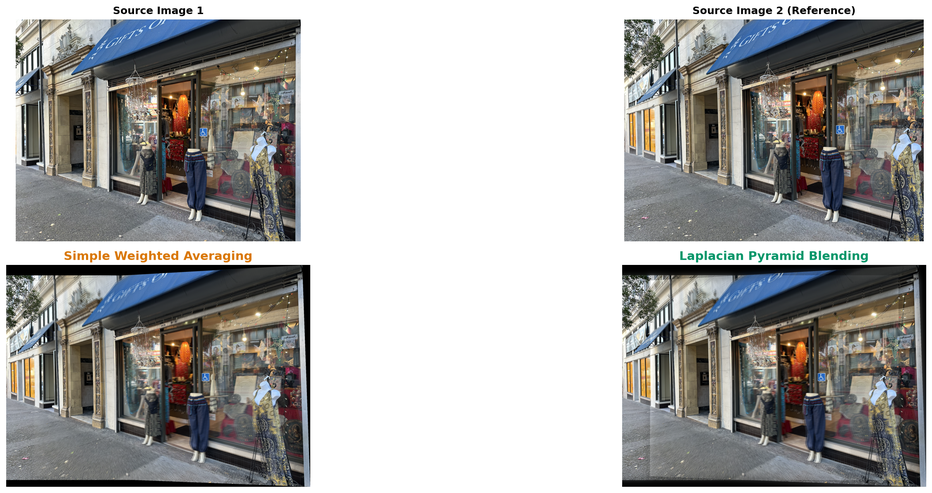
#> input picture proj3/clothes_comparison.png, 932 x 493 px, shrunk from 2253 x 1191 before the run, given in place of doe1.png, which was not available
$ python descriptor.py
#> lines starting #> are read from the running program, lines starting #| are printed output that depends on the picture; pictures that were not available may be replaced by others from this repository, and a replacement may not be noted
### proj3/harris.py
import numpy as np
import matplotlib.pyplot as plt
from skimage.feature import corner_harris, peak_local_max
from skimage import io, color
from scipy.spatial.distance import cdist
import os

def get_harris_corners(im, edge_discard=20):
    """
    Detect Harris corners in a grayscale image.

    """
    assert edge_discard >= 20, "edge_discard must be at least 20"

    h = corner_harris(im, method='eps', sigma=1)

    coords = peak_local_max(h, min_distance=1)

    edge = edge_discard
    mask = (coords[:, 0] > edge) & \
           (coords[:, 0] < im.shape[0] - edge) & \
           (coords[:, 1] > edge) & \
           (coords[:, 1] < im.shape[1] - edge)
    coords = coords[mask].T

    return h, coords


def adaptive_non_maximal_suppression(corners, harris_response, num_corners=500):
    """
    Perform Adaptive Non-Maximal Suppression (ANMS) on detected corners.
    """
    n = corners.shape[1]

    if n <= num_corners:
        return corners

    strengths = harris_response[corners[0, :], corners[1, :]]

    radii = np.full(n, np.inf)

    for i in range(n):
        stronger_mask = strengths > strengths[i]

        if np.any(stronger_mask):
            stronger_coords = corners[:, stronger_mask].T
            current_coord = corners[:, i].reshape(1, -1)

            distances = cdist(current_coord, stronger_coords, metric='euclidean')
            radii[i] = np.min(distances)

    sorted_indices = np.argsort(-radii)
    selected_indices = sorted_indices[:num_corners]

    return corners[:, selected_indices]


# [76 lines left out: functions visualize_corners, compare_harris_anms, not called in this run]

# [27 lines that do not run on import are left out]

### proj3/descriptor.py
import numpy as np
import matplotlib.pyplot as plt
from skimage import io, color
from scipy.ndimage import gaussian_filter
import os

from harris import get_harris_corners, adaptive_non_maximal_suppression

def extract_feature_descriptor(image, x, y, window_size=40, descriptor_size=8, sample_spacing=5):
    """
    Extract an 8x8 feature descriptor from a 40x40 window around a keypoint.
    """
    h, w = image.shape
    half_window = window_size // 2
    if (x - half_window < 0 or x + half_window >= w or
        y - half_window < 0 or y + half_window >= h):
        return None, False
    x_int, y_int = int(round(x)), int(round(y))
    window = image[y_int - half_window:y_int + half_window,
                   x_int - half_window:x_int + half_window]
    blurred_window = gaussian_filter(window.astype(float), sigma=sample_spacing/2.0)
    descriptor = np.zeros((descriptor_size, descriptor_size))
    for i in range(descriptor_size):
        for j in range(descriptor_size):
            sample_y = i * sample_spacing + (window_size - (descriptor_size-1)*sample_spacing) // 2
            sample_x = j * sample_spacing + (window_size - (descriptor_size-1)*sample_spacing) // 2
            if 0 <= sample_y < window_size and 0 <= sample_x < window_size:
                descriptor[i, j] = blurred_window[sample_y, sample_x]
    descriptor = descriptor.flatten()
    mean = np.mean(descriptor)
    std = np.std(descriptor)
    if std > 1e-10:
        descriptor = (descriptor - mean) / std
    else:
        return None, False
    return descriptor, True

def extract_descriptors_for_corners(image, corners, window_size=40,
                                   descriptor_size=8, sample_spacing=5):
    """
    Extract feature descriptors for all corner points.
    """
    n_corners = corners.shape[1]
    descriptors = []
    valid_indices = []

    for i in range(n_corners):
        y, x = corners[0, i], corners[1, i]
        descriptor, valid = extract_feature_descriptor(
            image, x, y, window_size, descriptor_size, sample_spacing
        )

        if valid:
            descriptors.append(descriptor)
            valid_indices.append(i)

    if len(descriptors) == 0:
        return np.array([]), corners[:, :0], np.array([])

    descriptors = np.array(descriptors)
    valid_indices = np.array(valid_indices)
    valid_corners = corners[:, valid_indices]

    return descriptors, valid_corners, valid_indices

def visualize_feature_descriptors(image, corners, descriptors, num_features=9,  save_path_locations=None, save_path_grid=None):
    """
    Visualize several extracted feature descriptors with their locations.
    """
    n_features = min(num_features, corners.shape[1])
    indices = np.linspace(0, corners.shape[1] - 1, n_features, dtype=int)
    fig = plt.figure(figsize=(16, 10))
    ax_img = plt.subplot(2, 1, 1)

    if len(image.shape) == 2:
        ax_img.imshow(image, cmap="gray")
    else:
        ax_img.imshow(image)

    window_size = 40
    half_window = window_size // 2
    colors = plt.cm.tab10(np.arange(n_features))

    for idx, i in enumerate(indices):
        y, x = corners[0, i], corners[1, i]
        rect = plt.Rectangle(
            (x - half_window, y - half_window),
            window_size,
            window_size,
            fill=False,
            edgecolor=colors[idx],
            linewidth=2.5,
        )
        ax_img.add_patch(rect)
        ax_img.plot(x, y, "o", color=colors[idx], markersize=10,
                    markeredgewidth=2, markerfacecolor="yellow")
        ax_img.text(x + half_window + 5, y - half_window, f"{idx+1}",
                    color="white", fontsize=14, fontweight="bold",
                    bbox=dict(boxstyle="round", facecolor=colors[idx], alpha=0.8))
    ax_img.set_title("Feature Locations with 40×40 Extraction Windows",
                     fontsize=14, fontweight="bold")

    ax_img.axis("off")
    if save_path_locations:
        fig.savefig(save_path_locations, dpi=150, bbox_inches="tight")
        print(f"Saved image visualization to {save_path_locations}")

    grid_size = int(np.ceil(np.sqrt(n_features)))
    nrows = grid_size
    ncols = grid_size
    fig2, axes = plt.subplots(nrows, ncols, figsize=(12, 12))
    axes = np.array(axes).reshape(-1)

    for plot_idx, i in enumerate(indices):
        y, x = corners[0, i], corners[1, i]
        descriptor = descriptors[i].reshape(8, 8)
        ax = axes[plot_idx]
        im = ax.imshow(descriptor, cmap="RdBu_r", interpolation="nearest")

        for spine in ax.spines.values():
            spine.set_edgecolor(colors[plot_idx])
            spine.set_linewidth(2)
        ax.set_title(f"{plot_idx+1}: ({int(x)}, {int(y)})",
                     fontsize=10, fontweight="bold", color=colors[plot_idx])

        ax.set_xticks([])
        ax.set_yticks([])
        plt.colorbar(im, ax=ax, fraction=0.046, pad=0.04)

    for ax in axes[n_features:]:
        ax.axis("off")

    fig2.suptitle("B.2: Extracted 8×8 Feature Descriptors (Bias/Gain Normalized)",
                  fontsize=16, fontweight="bold", y=0.98)
    fig2.tight_layout(rect=[0, 0, 1, 0.96])

    if save_path_grid:
        fig2.savefig(save_path_grid, dpi=150, bbox_inches="tight")
        print(f"Saved descriptor grid to {save_path_grid}")
    plt.show()

if __name__ == "__main__":
    image_list = ["doe1.png", "mochi1.png"]

    os.makedirs("results", exist_ok=True)

    for image_path in image_list:
        prefix = os.path.splitext(os.path.basename(image_path))[0]
        print(f"\n Processing {prefix}\n")

        image = io.imread(image_path)
#> image is the input picture: shape (493, 932, 4); mean R, G, B, A 168.4, 167.7, 166, 255
        if image.shape[-1] == 4:
            image = image[..., :3]
#> image: shape (493, 932, 3)
        gray = color.rgb2gray(image)
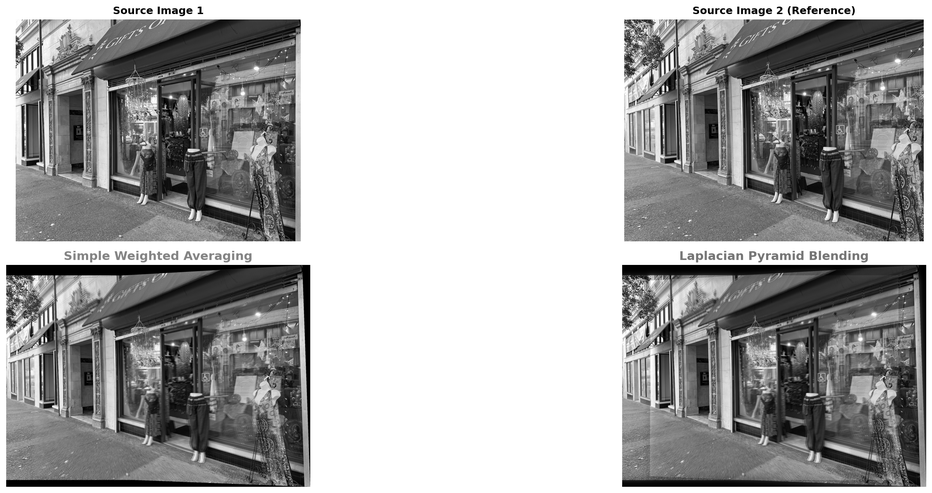
#> gray: shape (493, 932) float64; min 0, max 1, mean 0.658

        # Step 1: Get Harris corners
        h, corners_all = get_harris_corners(gray, edge_discard=20)
#> in get_harris_corners, `h = corner_harris(im, method='eps', sigma=1)`:
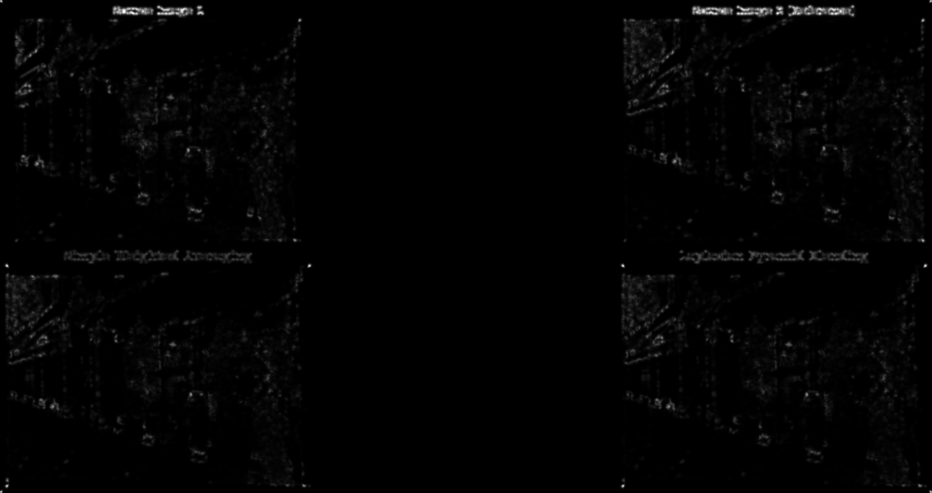
#> h: shape (493, 932) float64; min 0, max 4.54, mean 0.058; drawn with min black and max white
#> in get_harris_corners, `coords = peak_local_max(h, min_distance=1)`: coords = 6576 pairs, first value 1 to 491, second value 1 to 930

        # Step 2: Apply ANMS
        corners_anms = adaptive_non_maximal_suppression(corners_all, h, num_corners=500)
#> in adaptive_non_maximal_suppression, `strengths = harris_response[corners[0, :], corners[1, :]]`: strengths = 6014 values, max 3.89 at index 0, min 1.4e-05 at index 6013, mean 0.238
#> the loop in adaptive_non_maximal_suppression, `for i in range(n):` made 6014 passes
#> (stronger_coords, current_coord, distances) on passes 2 to 5: ([[265, 309]], [[265, 622]], [313]), ([[265, 309], [265, 622]], [[163, 37]], [[290.5, 593.8]]), ([[265, 309], [265, 622], [163, 37]], [[149, 188]], [[167.6, 449.2, 151.6]]), ([[265, 309], [265, 622], [163, 37], [149, 188]], [[161, 674]], [[379.5, 116.3, 637, 486.1]])
#> (current_coord, distances) on passes 6 to 7: ([[406, 52]], [[293.1, 587.2, 243.5, 290.8, 668.5]]), ([[85, 25]], [[336.2, 623.5, 78.92, 175.1, 653.4, 322.1]])
#> in adaptive_non_maximal_suppression, `sorted_indices = np.argsort(-radii)`: sorted_indices = 6014 values, max 6013 at index 3049, min 0 at index 0, mean 3006.5
#> in adaptive_non_maximal_suppression, `selected_indices = sorted_indices[:num_corners]`: selected_indices = 500 values, max 5895 at index 492, min 0 at index 0, mean 1424.7

        # Step 3: Extract feature descriptors
        descriptors, valid_corners, _ = extract_descriptors_for_corners(
            gray, corners_anms, window_size=40, descriptor_size=8, sample_spacing=5
        )
#> the loop in extract_descriptors_for_corners, `for i in range(n_corners):` made 500 passes
#> (y, x, x_int in extract_feature_descriptor, y_int in extract_feature_descriptor) on passes 1 to 3: (265, 309, 309, 265), (265, 622, 622, 265), (163, 37, 37, 163)
#> pass 1, in extract_feature_descriptor, `window = image[y_int - half_window:y_int + half_window, x_int - half_w..`:
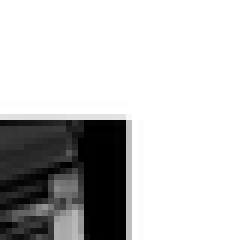
#> window: shape (40, 40) float64 (shown 6 times larger); min 0, max 1, mean 0.773
#> pass 1, in extract_feature_descriptor, `blurred_window = gaussian_filter(window.astype(float), sigma=sample_sp..`:
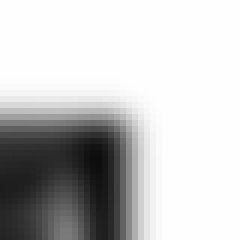
#> blurred_window: shape (40, 40) float64 (shown 6 times larger); min 0.056, max 1, mean 0.773
#> pass 2, in extract_feature_descriptor (call 2), `blurred_window = gaussian_filter(window.astype(float), sigma=sample_sp..`:
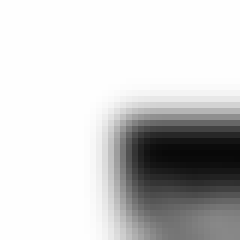
#> blurred_window: shape (40, 40) float64 (shown 6 times larger); min 0.0335, max 1, mean 0.806

        print("Step 4: Visualizing feature descriptors")
        visualize_feature_descriptors(
            image, valid_corners, descriptors,
            num_features=9,
            save_path_locations=f"results/{prefix}_feature_locations.png",
            save_path_grid=f"results/{prefix}_descriptor_grid.png"
        )
#> in visualize_feature_descriptors, `fig.savefig(save_path_locations, dpi=150, bbox_inches="tight")`:
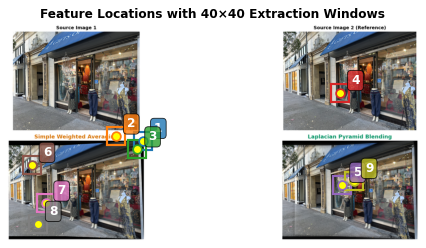
#> figure drawn by matplotlib, 1 panel
#> in visualize_feature_descriptors, `fig2.savefig(save_path_grid, dpi=150, bbox_inches="tight")`:
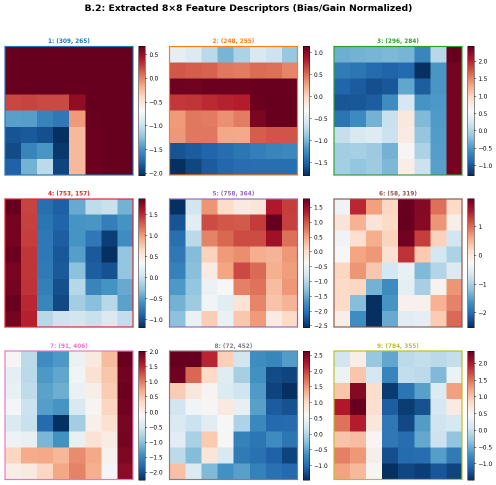
#> figure drawn by matplotlib, 18 panels
#> pass 2 of the loop `for image_path in image_list:`:
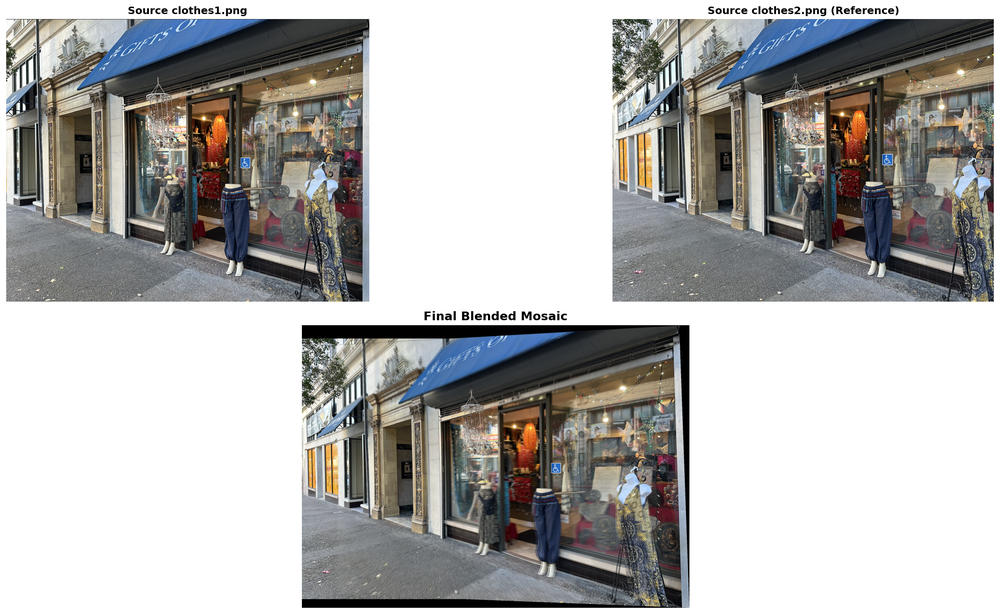
#> input picture proj3/clothes_visualization.png, 1000 x 614 px, shrunk from 2418 x 1484 before the run, given in place of mochi1.png, which was not available
#> image is the input picture: shape (614, 1000, 4); mean R, G, B, A 177.6, 176.9, 175.6, 255
#> image: shape (614, 1000, 3)
#> gray: shape (614, 1000) float64
#> in get_harris_corners (call 2), `h = corner_harris(im, method='eps', sigma=1)`:
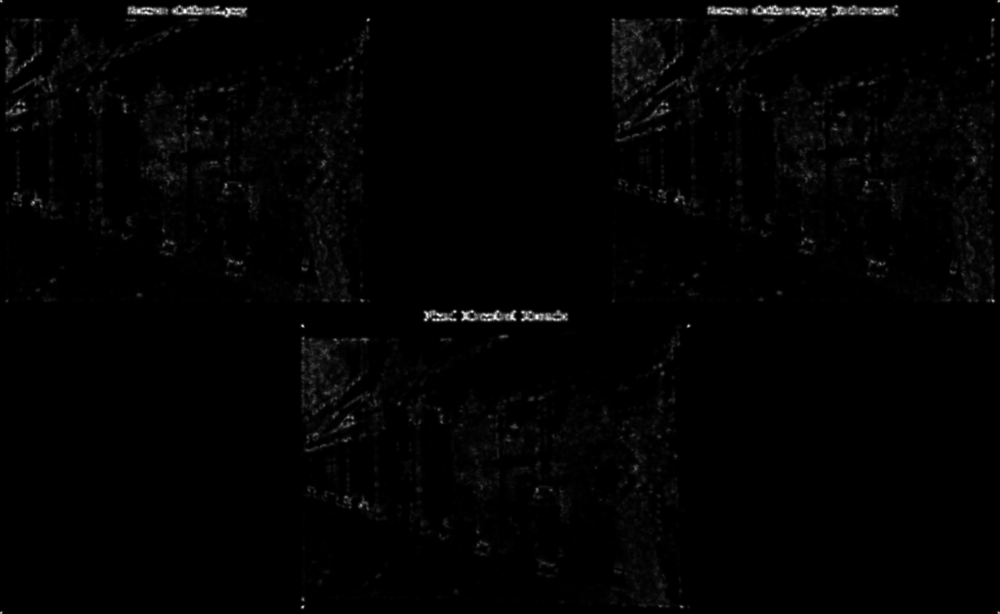
#> h: shape (614, 1000) float64; min 0, max 4.54, mean 0.0507; drawn with min black and max white
#> in visualize_feature_descriptors (call 2), `fig2.savefig(save_path_grid, dpi=150, bbox_inches="tight")`:
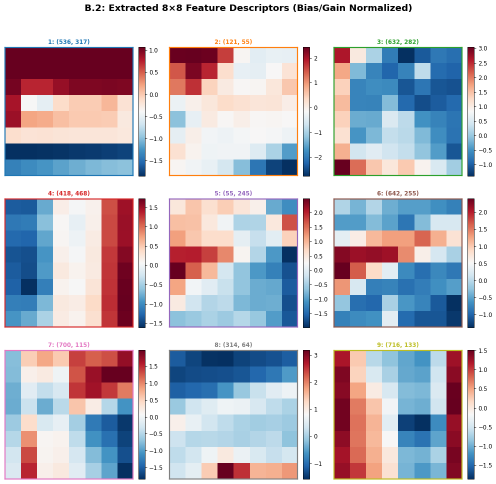
#> figure drawn by matplotlib, 18 panels

    print("\nAll images processed successfully!")
